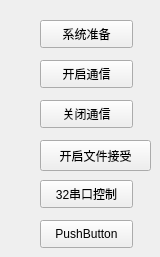
      <widget class="QWidget" name="page">
       <widget class="QPushButton" name="pushButton_4">
        <property name="geometry">
         <rect>
          <x>40</x>
          <y>20</y>
          <width>93</width>
          <height>28</height>
         </rect>
        </property>
        <property name="text">
         <string>系统准备</string>
        </property>
       </widget>
       <widget class="QPushButton" name="pushButton_5">
        <property name="geometry">
         <rect>
          <x>40</x>
          <y>60</y>
          <width>93</width>
          <height>28</height>
         </rect>
        </property>
        <property name="text">
         <string>开启通信</string>
        </property>
       </widget>
       <widget class="QPushButton" name="pushButton_6">
        <property name="geometry">
         <rect>
          <x>40</x>
          <y>100</y>
          <width>93</width>
          <height>28</height>
         </rect>
        </property>
        <property name="text">
         <string>关闭通信</string>
        </property>
       </widget>
       <widget class="QPushButton" name="pushButton_7">
        <property name="geometry">
         <rect>
          <x>40</x>
          <y>140</y>
          <width>111</width>
          <height>31</height>
         </rect>
        </property>
        <property name="text">
         <string>开启文件接受</string>
        </property>
       </widget>
       <widget class="QPushButton" name="pushButton_8">
        <property name="geometry">
         <rect>
          <x>40</x>
          <y>180</y>
          <width>93</width>
          <height>28</height>
         </rect>
        </property>
        <property name="text">
         <string>32串口控制</string>
        </property>
       </widget>
       <widget class="QPushButton" name="pushButton_9">
        <property name="geometry">
         <rect>
          <x>40</x>
          <y>220</y>
          <width>93</width>
          <height>28</height>
         </rect>
        </property>
        <property name="text">
         <string>PushButton</string>
        </property>
       </widget>
      </widget>
